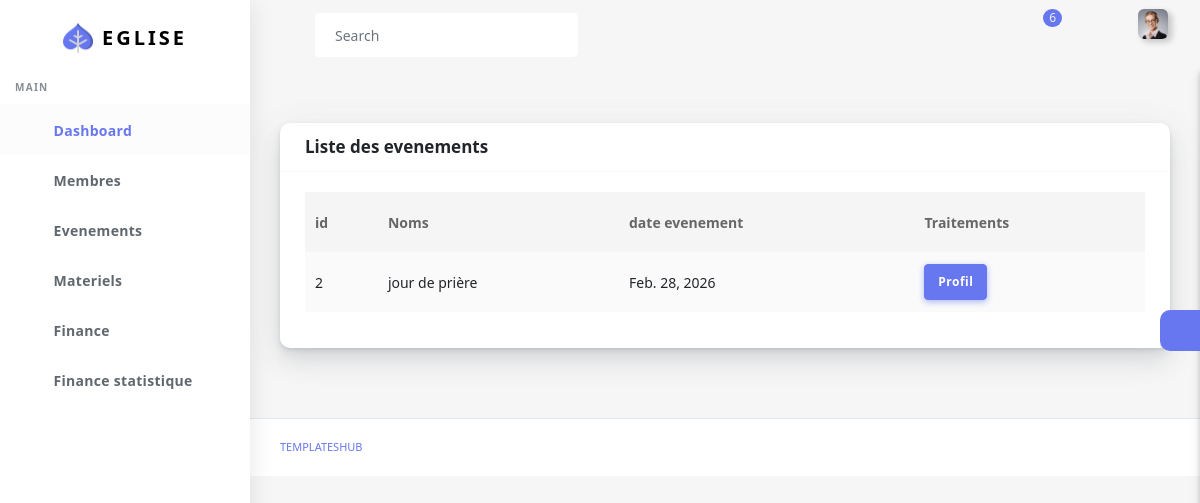
The page /evenementRead/ (signed in) on the database its author committed.
### eglise/models.py (models this page shows, shortened)
class Evenement(models.Model):
    nomEvenement = models.CharField(max_length = 50)
    dateEvenement = models.DateField()
    userEvenement = models.ForeignKey(User , on_delete = models.CASCADE)

### eglise/views.py (the view)
# urls.py: path('evenementRead/', evenementRead , name = 'evenementRead') ,
def evenementRead(request):
    profil = Profil.objects.filter(user = request.user).first()
    fonction = profil.fonction.nomFonction if profil else None
    lst = Evenement.objects.filter(userEvenement = request.user).all()
    return render(request , 'back/evenementRead.html' , {'fonction':fonction, 'lst':lst})

### eglise/templates/back/evenementRead.html (shortened to what this page needs)
<!DOCTYPE html>
<html lang="en">
  {% load static %}
<head>
  <link rel="stylesheet" href="{% static 'back/assets/css/app.min.css'%}">
  <link rel="stylesheet" href="{% static 'back/assets/bundles/datatables/datatables.min.css'%}">
  <link rel="stylesheet" href="{% static 'back/assets/bundles/datatables/DataTables-1.10.16/css/dataTables.bootstrap4.min.css'%}">
  <link rel="stylesheet" href="{% static 'back/assets/css/style.css'%}">
  <link rel="stylesheet" href="{% static 'back/assets/css/components.css'%}">
  <link rel="stylesheet" href="{% static 'back/assets/css/custom.css'%}">
</head>
<body>
  <div id="app">
    <div class="main-wrapper main-wrapper-1">
      <div class="navbar-bg"></div>
     {% include "back/query/nav.html" %}
      {% include "back/query/sidebar.html" %}
      <div class="main-content">
        <section class="section">
          <div class="section-body">
            <div class="row">
              <div class="col-12">
                <div class="card">
                  <div class="card-header">
                    <h4>Liste des evenements</h4>
                  </div>
                  <div class="card-body">
                    <div class="table-responsive">
                      <table class="table table-striped table-hover" id="tableExport" style="width:100%;">
                        <thead>
                          <tr>
                            <th>id</th>
                            <th>Noms</th>
                            <th>date evenement</th>
                            <th>Traitements</th>
                          </tr>
                        </thead>
                        <tbody>
                          {% for listes in lst %}
                          <tr>
                            <td>{{listes.id}}</td>
                            <td>{{listes.nomEvenement}}</td>
                            <td>{{listes.dateEvenement}}</td>
                            <td>
                              <a href="" class="btn btn-primary" >Profil</a>
                            </td>
                          </tr>
                          {% endfor %}
                        </tbody>
                      </table>
                    </div>
                  </div>
                </div>
              </div>
            </div>
          </div>
        </section>
        <div class="settingSidebar">
          <a href="javascript:void(0)" class="settingPanelToggle"> <i class="fa fa-spin fa-cog"></i>
          </a>
        </div>
      </div>
      <footer class="main-footer">
        <div class="footer-left">
          <a href="templateshub.net">Templateshub</a></a>
        </div>
      </footer>
    </div>
  </div>
</body>
</html>

### rows shown on the page
Evenement: id "2", nomEvenement "jour de prière", dateEvenement "Feb. 28, 2026"
